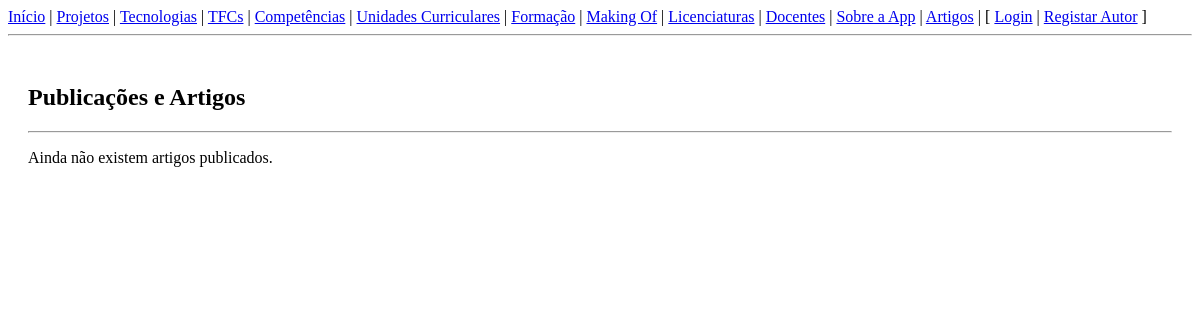
The app's page /artigos/, older data.
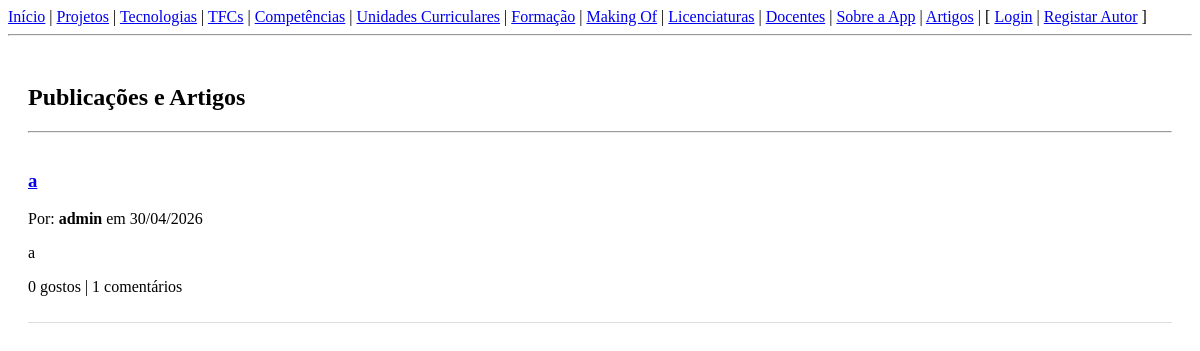
The same page, newer data.
### artigos/models.py (models this page shows, shortened)
class Artigo(models.Model):
    titulo = models.CharField(max_length=200)
    texto = models.TextField()
    fotografia = models.ImageField(upload_to='artigos/', blank=True, null=True)
    link_externo = models.URLField(blank=True, null=True)
    data_criacao = models.DateTimeField(auto_now_add=True)
    autor = models.ForeignKey(User, on_delete=models.CASCADE, related_name='artigos')
    likes = models.ManyToManyField(User, related_name='artigos_gostados', blank=True)

### artigos/views.py (the view)
# urls.py: path('', views.lista_artigos, name='lista'),
def lista_artigos(request):
    artigos = Artigo.objects.all().order_by('-data_criacao')
    return render(request, 'artigos/lista.html', {'artigos': artigos})

### artigos/templates/artigos/lista.html (shortened to what this page needs)
{% extends 'portfolio/base.html' %}
{% block content %}
<div style="padding: 20px;">
    <h2>Publicações e Artigos</h2>
    <hr>
    {% for artigo in artigos %}
        <div style="border-bottom: 1px solid #ddd; padding: 10px 0;">
            <h3><a href="{% url 'artigos:detalhe' artigo.id %}">{{ artigo.titulo }}</a></h3>
            <p>Por: <strong>{{ artigo.autor.username }}</strong> em {{ artigo.data_criacao|date:"d/m/Y" }}</p>
            <p>{{ artigo.texto|truncatewords:30 }}</p>
            <p> {{ artigo.likes.count }} gostos |  {{ artigo.comentarios.count }} comentários</p>
        </div>
    {% empty %}
        <p>Ainda não existem artigos publicados.</p>
    {% endfor %}
</div>
{% endblock %}

Row changes from the older to the newer data that the page shows:
added Artigo: titulo "a", autor.username "admin", data_criacao "30/04/2026", texto "a", likes.count "0", comentarios.count "1"
Text that changed along with them:
text no longer shown: "Ainda não existem artigos publicados."
